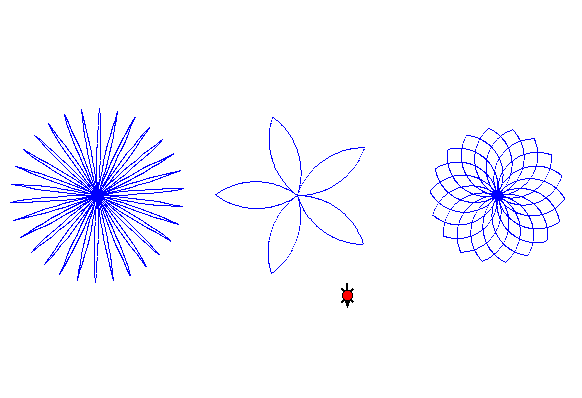

Generate this figure with Python:
# Flower excercise (4.2) from Week 0

# Name:Lisa-Maria Mehta


import math
from TurtleWorld import * 		
world = TurtleWorld()			
bob = Turtle()				



# This is where you put code to move bob

def arc (turtle, r, arc_angle):
	"""Draws an arc with given radius and arc angle
	using the same number of line segments as the angle
	measurement in degrees"""
	n_sides = arc_angle				
	segment_length = 2*math.pi*r/360
	turn_angle = 1
	for i in range (n_sides):
		fd (turtle, segment_length)
		lt (turtle, turn_angle)

def petal (turtle, r, arc_angle):
	"""Draws a petal by drawing an arc of radius r, then 
	drawing a mirror-image arc back to the beginning or the 
	first arc, and turns to its original position."""
	turn_angle = 180 - arc_angle

	arc (turtle,r, arc_angle)
	lt (bob, turn_angle)
	arc (turtle, r, arc_angle)
	lt (bob, turn_angle)

def flower (turtle, r, n, angle):
	"""Draws a flower by drawing n petals (made of arcs of 
	radius r and angle arc_angle)
	n: number of petals
	r: radius of petal arc
	angle = angle of petal arc"""
	for i in range (n):
		arc_angle = angle
		turn_angle = 360/n  	# angle turtle turns between petals 

		petal (turtle, r, arc_angle)
		lt (turtle, turn_angle)

def move_turtle (turtle, n):
	"""Moves turtle for starting position for drawing flower.
	n: number of steps"""
	pu (bob)
	fd (bob, n)
	pd (bob)


# ******************
# ** Main Porgram **
# ******************

bob.delay = 0.001

#	------------
#	First Flower
#	------------
radius = 500
arc_theta = 10
n_petals = 30

move_turtle (bob, -100)
flower (bob, radius, n_petals, arc_theta)

#	-------------
#	Second Flower
#	-------------
radius = 70
arc_theta = 72
n_petals = 5

move_turtle (bob, 200)
flower (bob, radius, n_petals, arc_theta)

#	------------
#	Third Flower
#	------------
radius = 40	
arc_theta = 115			
n_petals = 18

move_turtle (bob, 200)
flower (bob, radius, n_petals, arc_theta)

#	----------------------
#	Get bob out of the way
#	----------------------
pu (bob)
bk (bob, 150)
rt (bob)
fd (bob, 100)


wait_for_user()					
